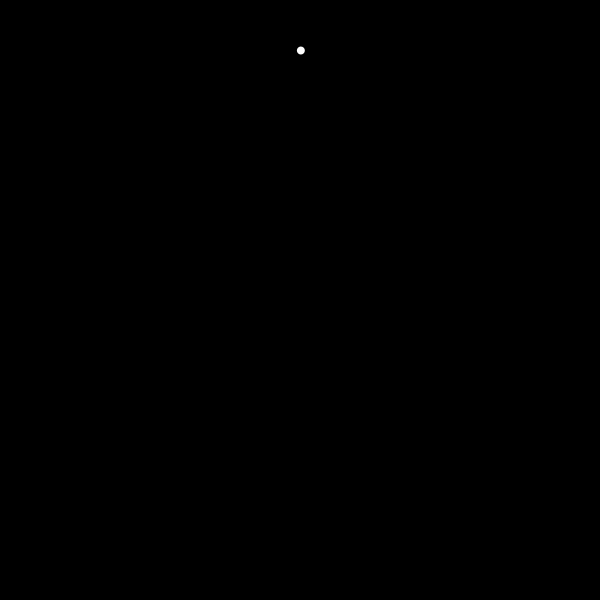
Frame 1 (no input)
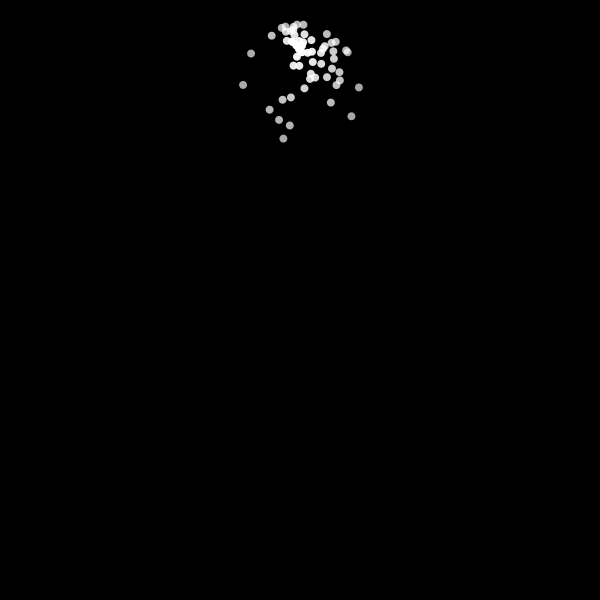
Frame 60 (the mouse pressed at the canvas centre just before this capture)
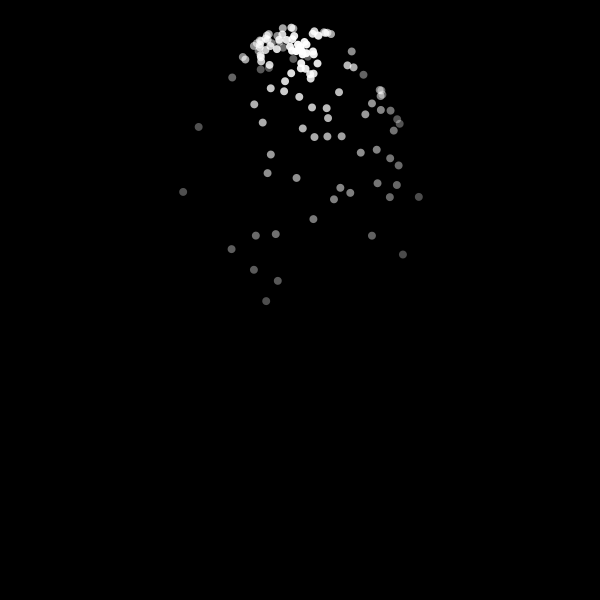
Frame 120 (the mouse held since frame 60 and released just before this capture)

The Processing sketch that drew these frames (run headless with seeded random() and noise(); from frame 60 on, the mouse is pressed at the canvas centre):

// Processing sketch: Particle_System
// ── Particle_System.pde
ArrayList<Body> bodies;
PVector g = new PVector(0, 0.02);

void setup() {
  size(600, 600);
  bodies = new ArrayList<Body>();
}

void draw() {
  background(0);
  bodies.add(new Body());
  for (int i = bodies.size() - 1; i >= 0; i--) {
    Body b = bodies.get(i);
    b.run();
    b.applyForce(g);
    
    if (b.dead()) {
      bodies.remove(i);
    }
  }
}

// ── Body.pde
class Body {
  PVector pos, vel, acc;

  float r, life;
  Body() {
    pos = new PVector(width / 2, 50);
    vel = PVector.random2D();
    acc = new PVector();
    r = 4;
    life = 255;
  }

  boolean dead() {
    return life == 0;
  }

  void run() {
    update();
    render();
  }

  void applyForce(PVector force) {
    acc.add(force);
  }

  void update() {
    vel.add(acc);
    pos.add(vel);
    life -= 1.5;
    acc.mult(0);
  }

  void render() {
    fill(255, life);
    noStroke();
    ellipse(pos.x, pos.y, r * 2, r * 2);
  }
}
